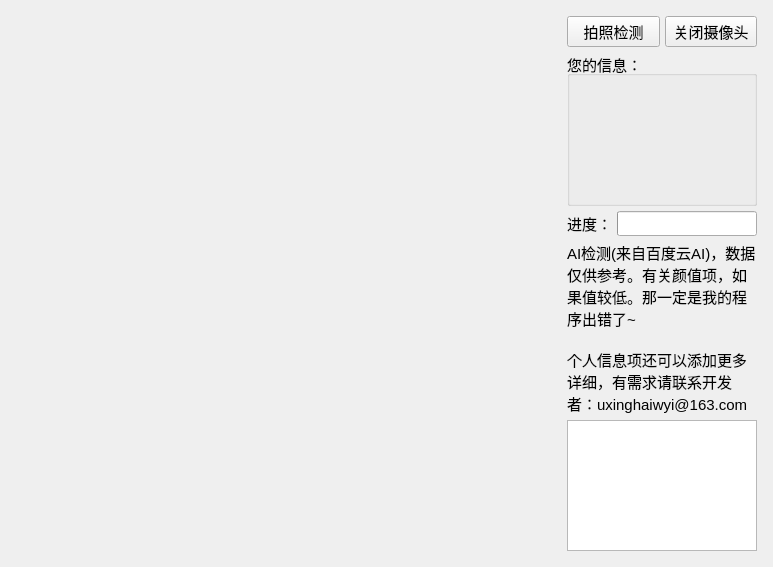
<?xml version="1.0" encoding="UTF-8"?>
<ui version="4.0">
 <class>FaceTest</class>
 <widget class="QWidget" name="FaceTest">
  <property name="geometry">
   <rect>
    <x>0</x>
    <y>0</y>
    <width>773</width>
    <height>567</height>
   </rect>
  </property>
  <property name="minimumSize">
   <size>
    <width>773</width>
    <height>567</height>
   </size>
  </property>
  <property name="maximumSize">
   <size>
    <width>773</width>
    <height>567</height>
   </size>
  </property>
  <property name="font">
   <font>
    <pointsize>11</pointsize>
   </font>
  </property>
  <property name="windowTitle">
   <string>人脸信息检测</string>
  </property>
  <property name="windowIcon">
   <iconset>
    <normaloff>:/ps/res/icons/faceIcon_64x64.ico</normaloff>:/ps/res/icons/faceIcon_64x64.ico</iconset>
  </property>
  <layout class="QGridLayout" name="gridLayout">
   <item row="0" column="0">
    <widget class="QLabel" name="lbDisplay">
     <property name="text">
      <string/>
     </property>
     <property name="scaledContents">
      <bool>false</bool>
     </property>
     <property name="alignment">
      <set>Qt::AlignmentFlag::AlignCenter</set>
     </property>
     <property name="wordWrap">
      <bool>true</bool>
     </property>
    </widget>
   </item>
   <item row="0" column="1">
    <widget class="QWidget" name="widget" native="true">
     <property name="maximumSize">
      <size>
       <width>200</width>
       <height>16777215</height>
      </size>
     </property>
     <layout class="QVBoxLayout" name="verticalLayout">
      <property name="spacing">
       <number>5</number>
      </property>
      <property name="leftMargin">
       <number>5</number>
      </property>
      <property name="topMargin">
       <number>5</number>
      </property>
      <property name="rightMargin">
       <number>5</number>
      </property>
      <property name="bottomMargin">
       <number>5</number>
      </property>
      <item>
       <layout class="QHBoxLayout" name="horizontalLayout_2">
        <item>
         <widget class="QPushButton" name="btnCaptureImage">
          <property name="text">
           <string>拍照检测</string>
          </property>
         </widget>
        </item>
        <item>
         <widget class="QPushButton" name="btnOPCamera">
          <property name="text">
           <string>关闭摄像头</string>
          </property>
         </widget>
        </item>
       </layout>
      </item>
      <item>
       <widget class="QGroupBox" name="detailGroupBox">
        <property name="title">
         <string>您的信息：</string>
        </property>
        <layout class="QVBoxLayout" name="verticalLayout_2">
         <item>
          <widget class="QLabel" name="gender">
           <property name="text">
            <string/>
           </property>
          </widget>
         </item>
         <item>
          <widget class="QLabel" name="age">
           <property name="text">
            <string/>
           </property>
          </widget>
         </item>
         <item>
          <widget class="QLabel" name="face_shape">
           <property name="text">
            <string/>
           </property>
          </widget>
         </item>
         <item>
          <widget class="QLabel" name="emotion">
           <property name="text">
            <string/>
           </property>
          </widget>
         </item>
         <item>
          <widget class="QLabel" name="beauty">
           <property name="text">
            <string/>
           </property>
          </widget>
         </item>
        </layout>
       </widget>
      </item>
      <item>
       <layout class="QHBoxLayout" name="horizontalLayout">
        <item>
         <widget class="QLabel" name="label_2">
          <property name="text">
           <string>进度：</string>
          </property>
         </widget>
        </item>
        <item>
         <widget class="QProgressBar" name="progressBar">
          <property name="sizePolicy">
           <sizepolicy hsizetype="Expanding" vsizetype="Fixed">
            <horstretch>0</horstretch>
            <verstretch>0</verstretch>
           </sizepolicy>
          </property>
          <property name="maximumSize">
           <size>
            <width>16777215</width>
            <height>25</height>
           </size>
          </property>
          <property name="value">
           <number>0</number>
          </property>
          <property name="format">
           <string/>
          </property>
         </widget>
        </item>
       </layout>
      </item>
      <item>
       <spacer name="verticalSpacer">
        <property name="orientation">
         <enum>Qt::Orientation::Vertical</enum>
        </property>
        <property name="sizeHint" stdset="0">
         <size>
          <width>20</width>
          <height>40</height>
         </size>
        </property>
       </spacer>
      </item>
      <item>
       <widget class="QLabel" name="label">
        <property name="maximumSize">
         <size>
          <width>250</width>
          <height>16777215</height>
         </size>
        </property>
        <property name="text">
         <string>&lt;!DOCTYPE HTML PUBLIC &quot;-//W3C//DTD HTML 4.0//EN&quot; &quot;http://www.w3.org/TR/REC-html40/strict.dtd&quot;&gt;
&lt;html&gt;&lt;head&gt;&lt;meta name=&quot;qrichtext&quot; content=&quot;1&quot; /&gt;&lt;meta charset=&quot;utf-8&quot; /&gt;&lt;style type=&quot;text/css&quot;&gt;
p, li { white-space: pre-wrap; }
hr { height: 1px; border-width: 0; }
li.unchecked::marker { content: &quot;\2610&quot;; }
li.checked::marker { content: &quot;\2612&quot;; }
&lt;/style&gt;&lt;/head&gt;&lt;body style=&quot; font-family:'Microsoft YaHei UI'; font-size:11pt; font-weight:400; font-style:normal;&quot;&gt;
&lt;p style=&quot; margin-top:0px; margin-bottom:0px; margin-left:0px; margin-right:0px; -qt-block-indent:0; text-indent:0px;&quot;&gt;AI检测(来自百度云AI)，数据仅供参考。有关颜值项，如果值较低。那一定是我的程序出错了~&lt;/p&gt;
&lt;p style=&quot;-qt-paragraph-type:empty; margin-top:0px; margin-bottom:0px; margin-left:0px; margin-right:0px; -qt-block-indent:0; text-indent:0px;&quot;&gt;&lt;br /&gt;&lt;/p&gt;
&lt;p style=&quot; margin-top:0px; margin-bottom:0px; margin-left:0px; margin-right:0px; -qt-block-indent:0; text-indent:0px;&quot;&gt;个人信息项还可以添加更多详细，有需求请联系开发者：uxinghaiwyi@163.com&lt;/p&gt;&lt;/body&gt;&lt;/html&gt;</string>
        </property>
        <property name="scaledContents">
         <bool>true</bool>
        </property>
        <property name="wordWrap">
         <bool>true</bool>
        </property>
       </widget>
      </item>
      <item>
       <widget class="QGraphicsView" name="graphicsView">
        <property name="maximumSize">
         <size>
          <width>16777215</width>
          <height>16777215</height>
         </size>
        </property>
       </widget>
      </item>
     </layout>
    </widget>
   </item>
  </layout>
 </widget>
 <resources/>
 <connections/>
</ui>
